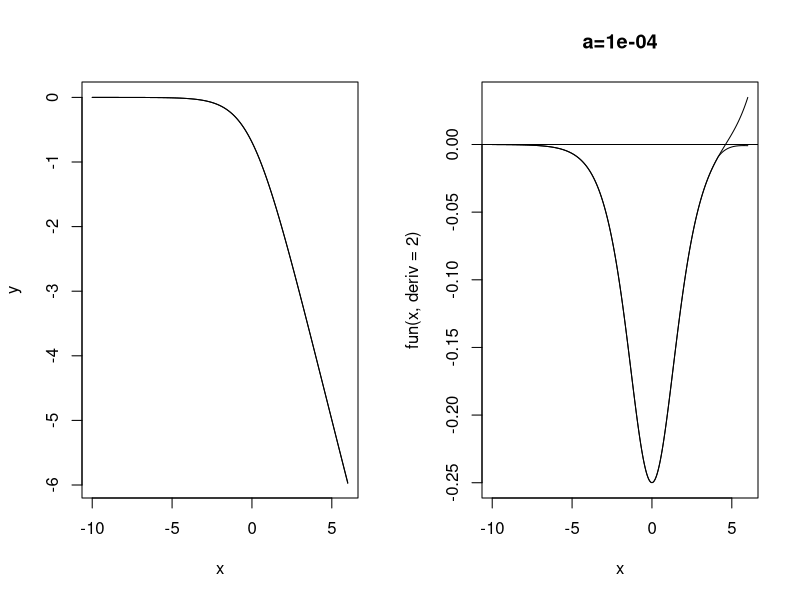

Recreate this plot in R.
ll <- function(x, a) {
    phi <- 1/(1+exp(-x))
    return (log (a * phi + (1-phi)))
}

ll.new <- function(x, a) {
    phi <- 1/(1+exp(-x))
    x0 <- (-0.5 * log(a)) * 0.9
    x1 <- (-0.5 * log(a)) * 0.98
    idx <- which(x >= x0)
    if (length(idx) > 0) {
        xx <- x[idx]
        x0 <- x0 + (x1-x0) * (1 - exp(-(xx-x0)))
        ex0 <- exp(-x0)
        yy <- log((a+ex0) / (1+ex0)) +
            ((ex0*(a-1)) / ((a + ex0)*(1+ex0)))*(xx-x0) +
            0.5 * (((-a + (ex0)^2)*(a-1)*ex0) / ( (a+ex0)^2 * (1+ex0)^2)) * (xx-x0)^2
    }
    val <- log (a * phi + (1-phi))
    if (length(idx) >0) {
        val[idx] <- yy
    }
    return (val)
}

for (a in 1/10^(4)) {

    x <- seq(-10, 6, len = 10000)
    y <- ll(x, a)
    fun <- splinefun(x, y)
    ynew <- ll.new(x, a)
    fun.new <- splinefun(x, ynew)

    dev.new()
    par(mfrow = c(1, 2))
    plot(x,y, type = "l")
    lines(x,ynew, type = "l")
    plot(x,fun(x, deriv = 2), type = "l")
    lines(x,fun.new(x, deriv = 2), type = "l")
    abline(h = 0)
    title(paste0("a=", a))
}
